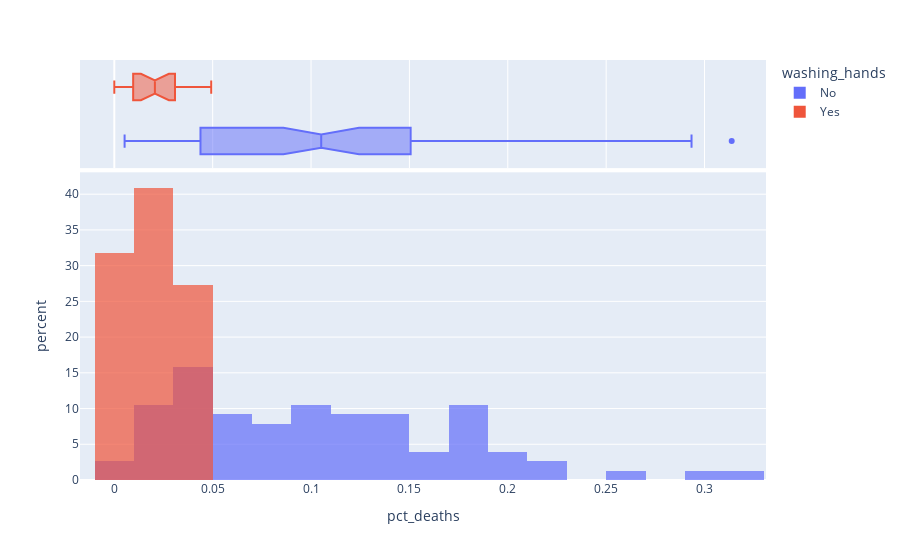

Notebook cell for this chart:
### Code cell
px.histogram(df_monthly,
             x="pct_deaths",
             color="washing_hands",
             opacity=.7,
             nbins=30,
             barmode="overlay",
             histnorm="percent",
             marginal="box")

### Figure 1 — Plotly figure (JSON) as saved in the notebook; plotly's stock layout.template omitted (floating-point values rounded to 4 significant figures)
{"data": [{"alignmentgroup": "True", "bingroup": "x", "histnorm": "percent", "hovertemplate": "washing_hands=No<br>pct_deaths=%{x}<br>percent=%{y}<extra></extra>", "legendgroup": "No", "marker": {"color": "#636efa", "opacity": 0.7, "pattern": {"shape": ""}}, "name": "No", "nbinsx": 30, "offsetgroup": "No", "orientation": "v", "showlegend": true, "type": "histogram", "x": [0.1457, 0.07531, 0.04332, 0.01569, 0.007843, 0.05, 0.08421, 0.01351, 0.01878, 0.1102, 0.2255, 0.2085, 0.1222, 0.1023, 0.1074, 0.03226, 0.06593, 0.2078, 0.2546, 0.1839, 0.2934, 0.2297, 0.3138, 0.1912, 0.1597, 0.1241, 0.1193, 0.06098, 0.04082, 0.005236, 0.01554, 0.02262, 0.176, 0.07143, 0.08051, 0.1516, 0.1128, 0.1703, 0.1731, 0.05833, 0.02679, 0.04369, 0.0632, 0.01224, 0.03226, 0.1102, 0.1055, 0.07591, 0.04745, 0.04452, 0.04231, 0.04392, 0.07143, 0.06122, 0.03586, 0.1055, 0.1484, 0.1094, 0.1049, 0.1339, 0.1809, 0.1543, 0.1897, 0.1344, 0.1015, 0.131, 0.1806, 0.1439, 0.1496, 0.1077, 0.05369, 0.03215, 0.01923, 0.03607, 0.1827, 0.1224], "xaxis": "x", "yaxis": "y"}, {"alignmentgroup": "True", "hovertemplate": "washing_hands=No<br>pct_deaths=%{x}<extra></extra>", "legendgroup": "No", "marker": {"color": "#636efa"}, "name": "No", "notched": true, "offsetgroup": "No", "showlegend": false, "type": "box", "x": [0.1457, 0.07531, 0.04332, 0.01569, 0.007843, 0.05, 0.08421, 0.01351, 0.01878, 0.1102, 0.2255, 0.2085, 0.1222, 0.1023, 0.1074, 0.03226, 0.06593, 0.2078, 0.2546, 0.1839, 0.2934, 0.2297, 0.3138, 0.1912, 0.1597, 0.1241, 0.1193, 0.06098, 0.04082, 0.005236, 0.01554, 0.02262, 0.176, 0.07143, 0.08051, 0.1516, 0.1128, 0.1703, 0.1731, 0.05833, 0.02679, 0.04369, 0.0632, 0.01224, 0.03226, 0.1102, 0.1055, 0.07591, 0.04745, 0.04452, 0.04231, 0.04392, 0.07143, 0.06122, 0.03586, 0.1055, 0.1484, 0.1094, 0.1049, 0.1339, 0.1809, 0.1543, 0.1897, 0.1344, 0.1015, 0.131, 0.1806, 0.1439, 0.1496, 0.1077, 0.05369, 0.03215, 0.01923, 0.03607, 0.1827, 0.1224], "xaxis": "x2", "yaxis": "y2"}, {"alignmentgroup": "True", "bingroup": "x", "histnorm": "percent", "hovertemplate": "washing_hands=Yes<br>pct_deaths=%{x}<br>percent=%{y}<extra></extra>", "legendgroup": "Yes", "marker": {"color": "#EF553B", "opacity": 0.7, "pattern": {"shape": ""}}, "name": "Yes", "nbinsx": 30, "offsetgroup": "Yes", "orientation": "v", "showlegend": true, "type": "histogram", "x": [0.02239, 0.012, 0.01894, 0.0458, 0.03957, 0.04472, 0.0293, 0.03534, 0.006873, 0, 0.006557, 0.009585, 0.01136, 0.003717, 0, 0.009615, 0.02341, 0.02903, 0.0134, 0.02233, 0.03085, 0.04926], "xaxis": "x", "yaxis": "y"}, {"alignmentgroup": "True", "hovertemplate": "washing_hands=Yes<br>pct_deaths=%{x}<extra></extra>", "legendgroup": "Yes", "marker": {"color": "#EF553B"}, "name": "Yes", "notched": true, "offsetgroup": "Yes", "showlegend": false, "type": "box", "x": [0.02239, 0.012, 0.01894, 0.0458, 0.03957, 0.04472, 0.0293, 0.03534, 0.006873, 0, 0.006557, 0.009585, 0.01136, 0.003717, 0, 0.009615, 0.02341, 0.02903, 0.0134, 0.02233, 0.03085, 0.04926], "xaxis": "x2", "yaxis": "y2"}], "layout": {"barmode": "overlay", "legend": {"title": {"text": "washing_hands"}, "tracegroupgap": 0}, "margin": {"t": 60}, "xaxis": {"anchor": "y", "domain": [0, 1], "title": {"text": "pct_deaths"}}, "xaxis2": {"anchor": "y2", "domain": [0, 1], "matches": "x", "showgrid": true, "showticklabels": false}, "yaxis": {"anchor": "x", "domain": [0, 0.7326], "title": {"text": "percent"}}, "yaxis2": {"anchor": "x2", "domain": [0.7426, 1], "matches": "y2", "showgrid": false, "showline": false, "showticklabels": false, "ticks": ""}}}
